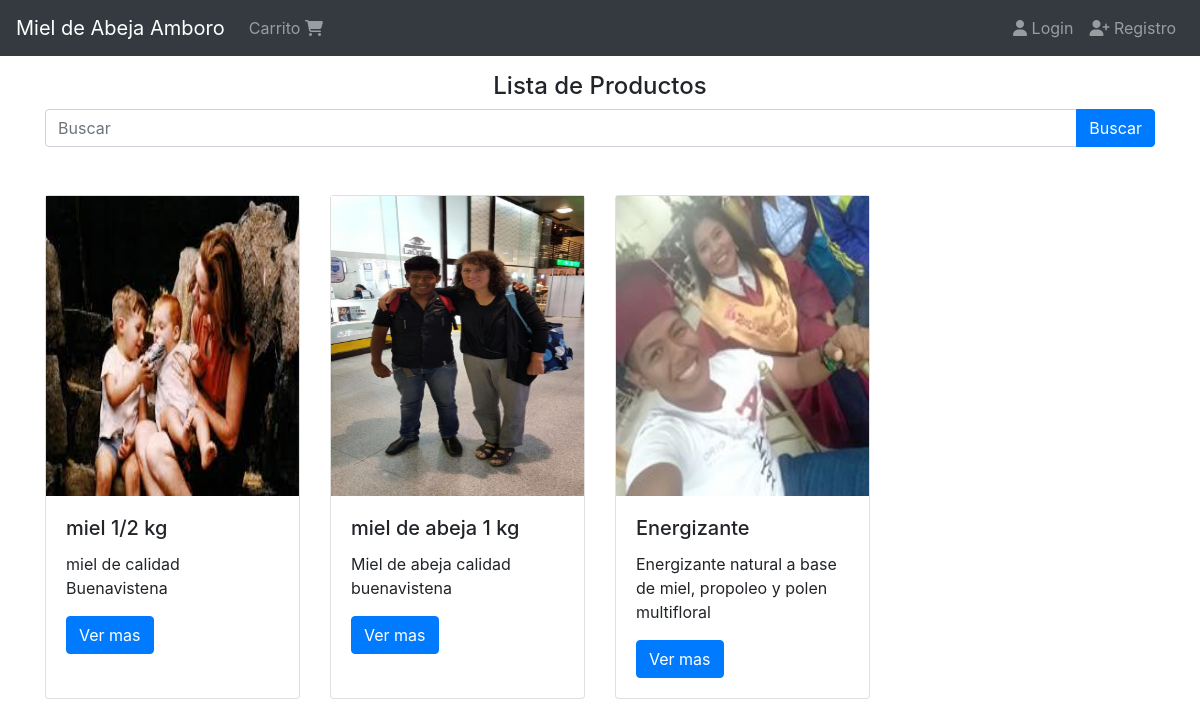
The page / on the database its author committed.
### products/models.py (models this page shows, shortened)
class Product(models.Model):
    tittle =models.CharField(max_length=50)
    description=models.TextField()
    price=models.DecimalField(max_digits=8, decimal_places=2, default=0.0)
    slug=models.SlugField(null=False, blank=False, unique=True)
    image=models.ImageField(upload_to='products/',null=False, blank=False)
    created_at=models.DateTimeField(auto_now_add=True)

### products/views.py (the view)
# urls.py: path('', ProductListView.as_view(), name='index'),
class ProductListView(ListView):
    template_name='index.html'
    queryset=Product.objects.all().order_by('-id')
    def get_context_data(self, **kwargs):
        context = super().get_context_data(**kwargs)
        context['message']='Lista de Productos'
        return context

### templates/index.html
  {%extends 'base.html' %}
  {%block content%}
  <div class="col">
    <h4 class="text-center">{{message}}</h4>
    {%include 'products/snippets/search.html'%}
    {% include 'products/snippets/list.html'%}
  </div>
  {%endblock%}

### products/templates/products/snippets/list.html
<div class="row">
  {%for object in product_list%}
    <div class="col-3 mt-5">
      {%include 'products/snippets/product.html' with product=object%}
    </div>
  {%endfor%}
</div>

### products/templates/products/snippets/product.html
<div class="card h-100">
  {% if product.image %}
    <img src="{{ product.image.url }}" alt="Imagen del Producto" height="300" >
  {% endif %}
  <div class="card-body">
    <h5 class="card-title">{{product.tittle}}</h5>
    <p class="card-text">{{ product.description }}</p>
    <a href="{% url 'products:product' product.slug %}"class="btn btn-primary">Ver mas</a>
  </div>
</div>

### rows shown on the page
Product: image (picture), tittle "miel 1/2 kg", description "miel de calidad Buenavistena"
Product: image (picture), tittle "miel de abeja 1 kg", description "Miel de abeja calidad buenavistena"
Product: image (picture), tittle "Energizante", description "Energizante natural a base de miel, propoleo y polen multifloral"

### other values the page prints
{{ message }} "Lista de Productos"
